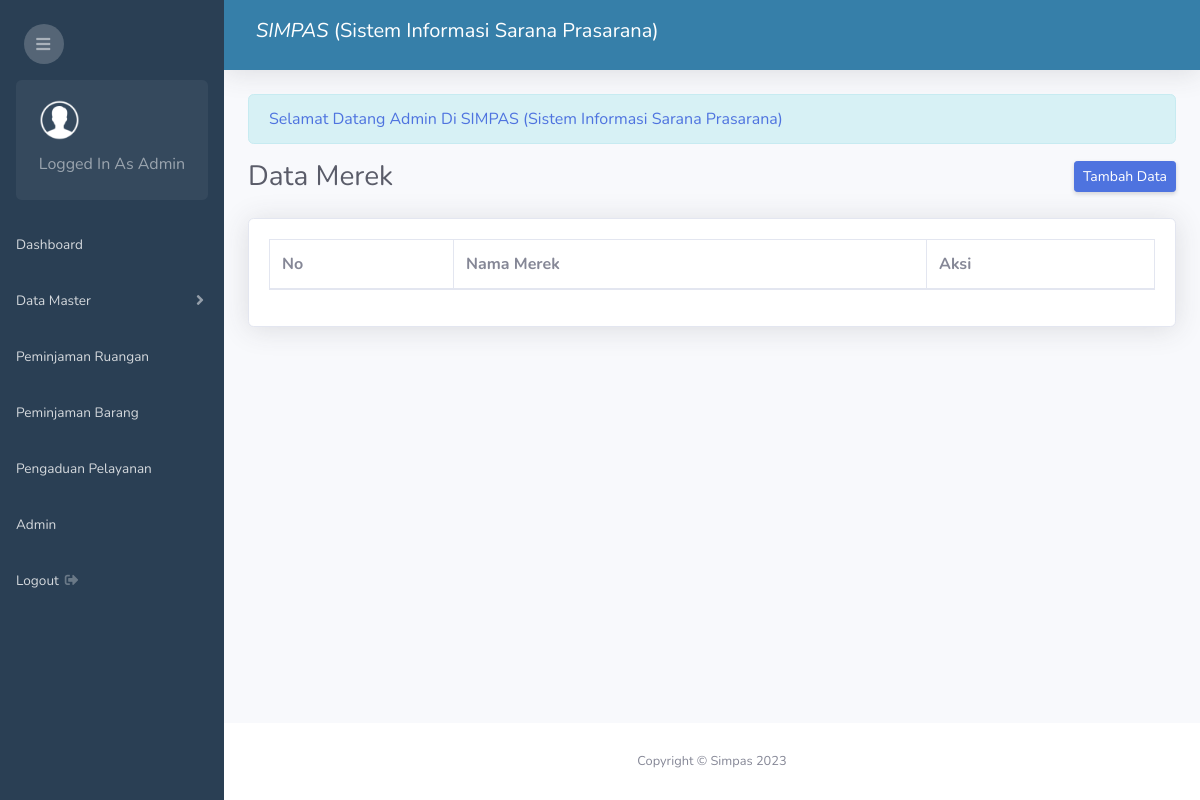
Before: /admin.php?page=merek (signed in) with the older database file.
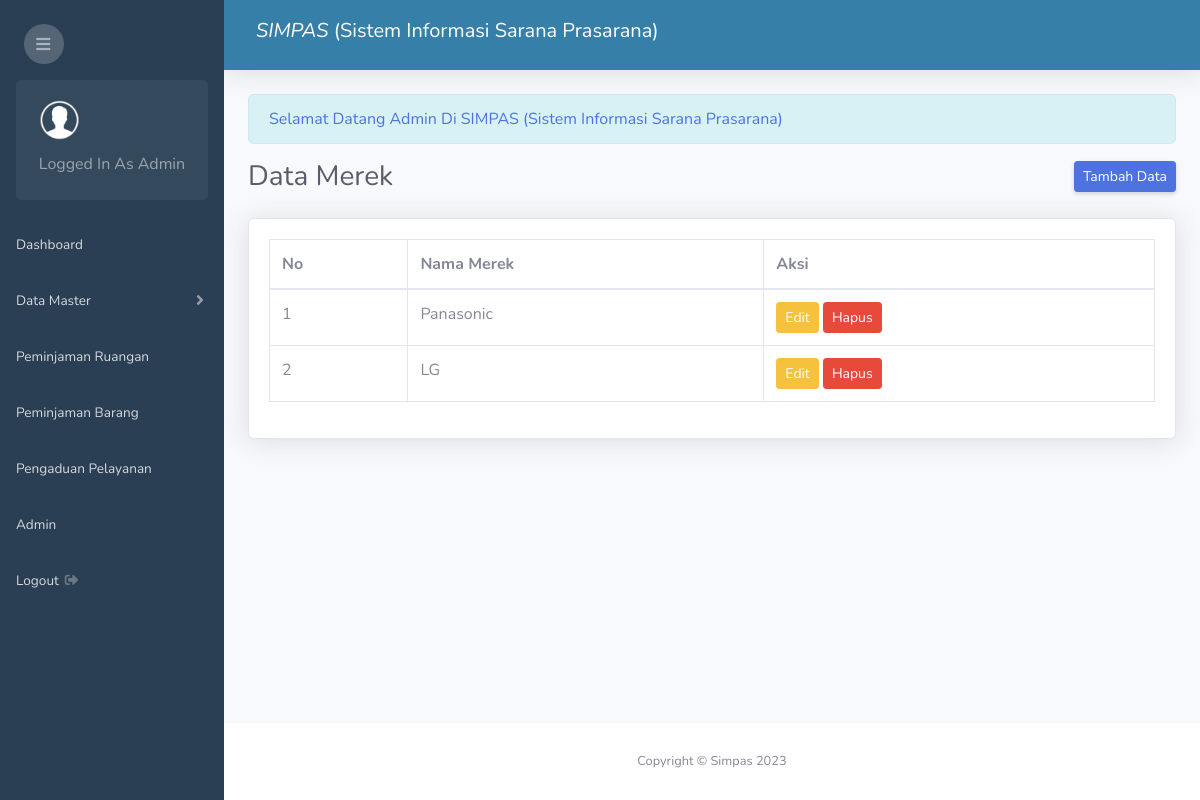
After: the same page with the newer database file.
### tables this page shows
CREATE TABLE `merek` (
  `id_merek` int NOT NULL,
  `nama_merek` varchar(100) NOT NULL
);

### merek/index.php (the view)
<div class="d-sm-flex align-items-center justify-content-between mb-4">
    <h1 class="h3 mb-0 text-gray-800">Data Merek</h1>
    <a href="admin.php?page=tambah-merek" class="d-none d-sm-inline-block btn btn-sm btn-primary shadow-sm"> Tambah Data</a>
</div>
<div class="card shadow mb-4">
    <div class="card-body">
        <div class="table-responsive">
            <table class="table table-bordered" id="dataTable" width="100%" cellspacing="0">
                <thead>
                    <tr>
                        <th>No</th>
                        <th>Nama Merek</th>
                        <th>Aksi</th>
                    </tr>
                </thead>
                <tbody>
                <?php
                    $no = 1;
                    $sql = mysqli_query($conn, "SELECT * FROM merek");
                    while($row = mysqli_fetch_assoc($sql)){
                ?>
                <tr>
                    <td><?php echo $no++ ?></td>
                    <td><?php echo $row['nama_merek'] ?></td>
                    <td>
                        <a class="btn btn-sm btn-warning" href="admin.php?page=edit-merek&id=<?php echo $row['id_merek'] ?>">Edit</a>
                        <a class="btn btn-sm btn-danger" href="admin.php?page=hapus-merek&id=<?php echo $row['id_merek'] ?>">Hapus</a>
                    </td>
                </tr>
                <?php } ?>
                </tbody>
            </table>
        </div>
    </div>
</div>

Changed rows visible on the page:
added merek: nama_merek "Panasonic"
added merek: nama_merek "LG"
